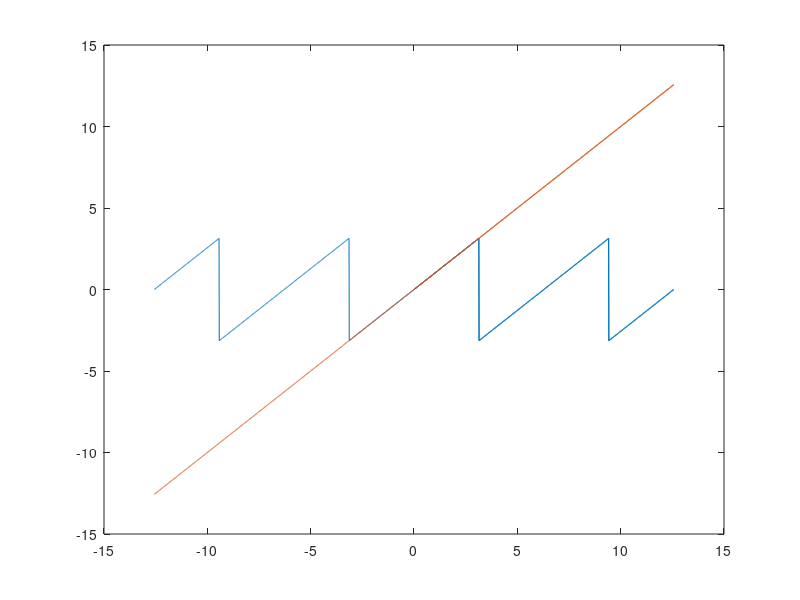

Write MATLAB code to recreate this figure.
theta = 0:0.01:4*pi;
theta = [theta 4*pi:-0.01:-4*pi];
theta = [theta -4*pi:-0.01:pi];

x = cos(theta);
y = sin(theta);

theta2 = atan2(y,x);

plot(theta,theta2);
hold on;

old_theta = theta2(1);
pi_increment_counter = 0;
orientation = [];
for i =1:1:length(theta2)

    if theta2(i) - old_theta > pi
        pi_increment_counter = pi_increment_counter - 1;
            
    elseif(theta2(i) - old_theta < -pi)
        pi_increment_counter = pi_increment_counter + 1;
    end
   orientation(i) = theta2(i) + 2*pi*pi_increment_counter;
   old_theta = theta2(i);
    
end

plot(theta,orientation);